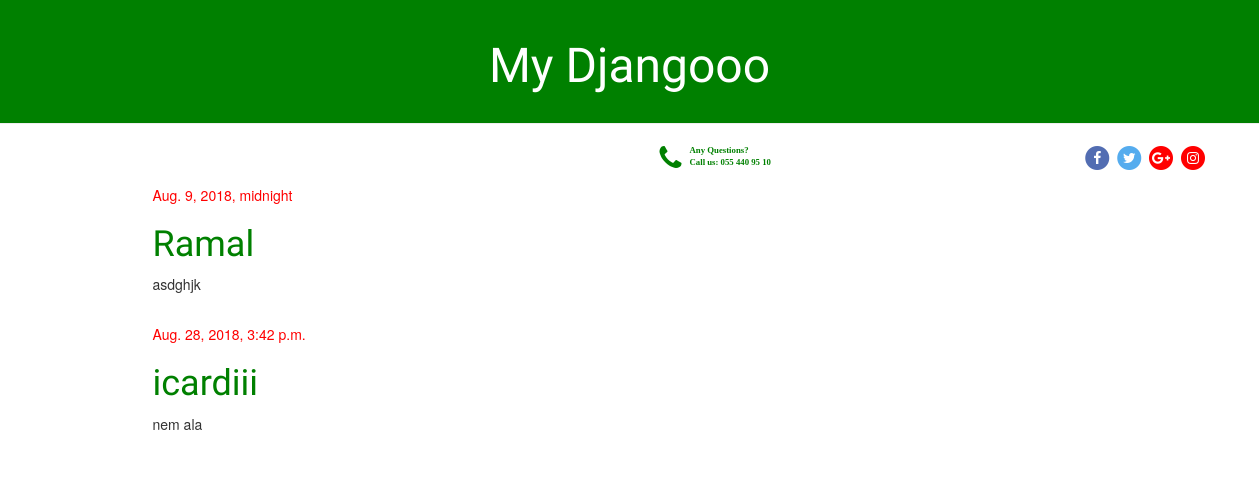
/, run on an earlier commit of the app's database.
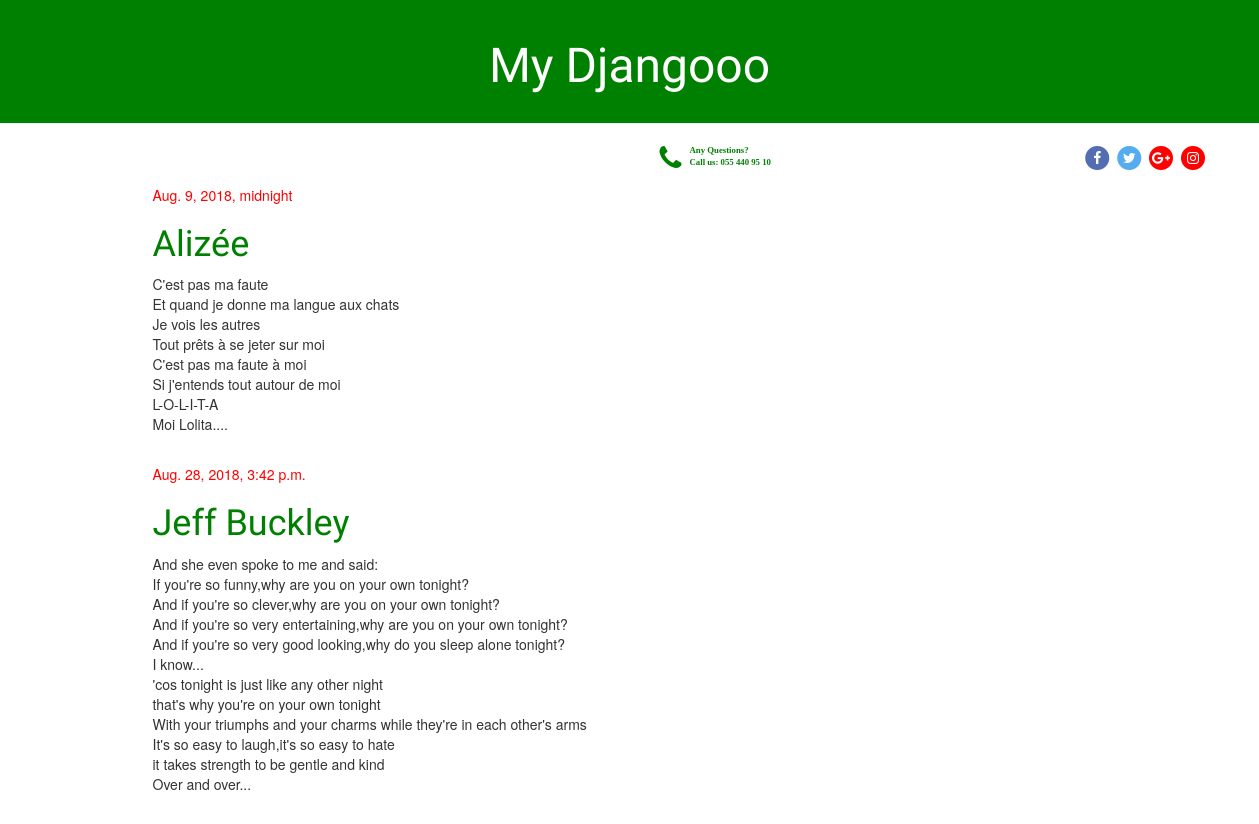
And on a later commit of the database.
### blog/models.py (models this page shows, shortened)
class Post(models.Model):
    author = models.ForeignKey('auth.User', on_delete=models.CASCADE)
    title = models.CharField(max_length=200)
    text = models.TextField()
    created_date = models.DateTimeField(
            default=timezone.now)
    published_date = models.DateTimeField(
            blank=True, null=True)

### blog/views.py (the view)
# urls.py: url(r'^$', views.post_list, name='post_list'),
def post_list(request):
    posts = Post.objects.filter(published_date__lte=timezone.now()).order_by('published_date')
    return render(request, 'blog/post_list.html', {'posts':posts})

### blog/templates/blog/post_list.html (shortened to what this page needs)
{% extends 'blog/base.html' %}
{% load static %}
{% block content %}
    {% for post in posts %}
        <div class="post">
            <div class="date">
                {{ post.published_date }}
            </div>
            <h1><a href="{% url 'post_detail' pk=post.pk %}">{{ post.title }}</a></h1>
            <p>{{ post.text|linebreaksbr }}</p>
        </div>
    {% endfor %}
{% endblock %}

What changed in the data, as far as the page shows it:
changed Post: title "Ramal" → "Alizée"; text "asdghjk" → "C'est pas ma faute Et quand je donne ma langue aux chats Je vois les autres Tout prêts à se jeter sur moi C'est pas ma faute à moi Si j'entends tout autour de moi L-O-L-I-T-A Moi Lolita...."
changed Post: title "icardiii" → "Jeff Buckley"; text "nem ala" → "And she even spoke to me and said: If you're so funny,why are you on your own tonight? And if you're so clever,why are you on your own tonight? And if you're so very entertaining,why are you on your own tonight? And if you're so very good looking,why do you sleep alone tonight? I know... 'cos tonight is just like any other night that's why you're on your own tonight With your triumphs and your charms while they're in each other's arms It's so easy to laugh,it's so easy to hate it takes strength to be gentle and kind Over and over..."
